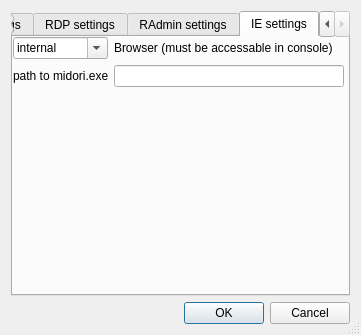
<?xml version="1.0" encoding="UTF-8"?>
<ui version="4.0">
 <class>Settings</class>
 <widget class="QDialog" name="Settings">
  <property name="geometry">
   <rect>
    <x>0</x>
    <y>0</y>
    <width>361</width>
    <height>335</height>
   </rect>
  </property>
  <property name="windowTitle">
   <string>Dialog</string>
  </property>
  <property name="windowIcon">
   <iconset resource="icons.qrc">
    <normaloff>:/icons/settings.png</normaloff>:/icons/settings.png</iconset>
  </property>
  <property name="sizeGripEnabled">
   <bool>true</bool>
  </property>
  <property name="modal">
   <bool>true</bool>
  </property>
  <layout class="QHBoxLayout" name="horizontalLayout">
   <item>
    <layout class="QVBoxLayout" name="verticalLayout">
     <item>
      <widget class="QTabWidget" name="tabWidget">
       <property name="currentIndex">
        <number>3</number>
       </property>
       <widget class="QWidget" name="tab">
        <attribute name="title">
         <string>Program settings</string>
        </attribute>
        <layout class="QVBoxLayout" name="verticalLayout_3">
         <item>
          <layout class="QGridLayout" name="gridLayout_3">
           <item row="0" column="0">
            <widget class="QLineEdit" name="defaultIp"/>
           </item>
           <item row="0" column="1">
            <widget class="QLabel" name="label">
             <property name="text">
              <string>Default IP</string>
             </property>
            </widget>
           </item>
           <item row="1" column="0">
            <widget class="QComboBox" name="comboBox">
             <item>
              <property name="text">
               <string>RDP</string>
              </property>
             </item>
             <item>
              <property name="text">
               <string>RAdmin</string>
              </property>
             </item>
             <item>
              <property name="text">
               <string>IE</string>
              </property>
             </item>
            </widget>
           </item>
           <item row="1" column="1">
            <widget class="QLabel" name="label_2">
             <property name="text">
              <string>Default Double-click action</string>
             </property>
            </widget>
           </item>
           <item row="2" column="0">
            <widget class="QLineEdit" name="defaultRdpLogin"/>
           </item>
           <item row="2" column="1">
            <widget class="QLabel" name="label_3">
             <property name="text">
              <string>Default RDP login</string>
             </property>
            </widget>
           </item>
           <item row="3" column="0">
            <widget class="QLineEdit" name="defaultRdpPassword"/>
           </item>
           <item row="3" column="1">
            <widget class="QLabel" name="label_4">
             <property name="text">
              <string>Default RDP password</string>
             </property>
            </widget>
           </item>
           <item row="4" column="0">
            <widget class="QCheckBox" name="showName">
             <property name="text">
              <string>Show 'NAME' column</string>
             </property>
            </widget>
           </item>
           <item row="4" column="1">
            <widget class="QCheckBox" name="showCount">
             <property name="text">
              <string>Show 'COUNT' column</string>
             </property>
            </widget>
           </item>
           <item row="5" column="0">
            <widget class="QCheckBox" name="notifyAtUp">
             <property name="text">
              <string>Default Notify At Up</string>
             </property>
            </widget>
           </item>
           <item row="5" column="1">
            <widget class="QCheckBox" name="notifyAtDown">
             <property name="text">
              <string>Default Notify At Down</string>
             </property>
            </widget>
           </item>
          </layout>
         </item>
        </layout>
       </widget>
       <widget class="QWidget" name="tab_2">
        <attribute name="title">
         <string>RDP settings</string>
        </attribute>
        <layout class="QVBoxLayout" name="verticalLayout_4">
         <item>
          <layout class="QGridLayout" name="gridLayout_2">
           <item row="0" column="0">
            <widget class="QComboBox" name="width">
             <property name="editable">
              <bool>true</bool>
             </property>
             <item>
              <property name="text">
               <string>640</string>
              </property>
             </item>
             <item>
              <property name="text">
               <string>800</string>
              </property>
             </item>
             <item>
              <property name="text">
               <string>1024</string>
              </property>
             </item>
             <item>
              <property name="text">
               <string>1280</string>
              </property>
             </item>
             <item>
              <property name="text">
               <string>1366</string>
              </property>
             </item>
             <item>
              <property name="text">
               <string>1440</string>
              </property>
             </item>
            </widget>
           </item>
           <item row="0" column="1">
            <widget class="QLabel" name="label_5">
             <property name="text">
              <string>Resolution H</string>
             </property>
            </widget>
           </item>
           <item row="1" column="0">
            <widget class="QComboBox" name="heigth">
             <property name="editable">
              <bool>true</bool>
             </property>
             <item>
              <property name="text">
               <string>480</string>
              </property>
             </item>
             <item>
              <property name="text">
               <string>600</string>
              </property>
             </item>
             <item>
              <property name="text">
               <string>720</string>
              </property>
             </item>
             <item>
              <property name="text">
               <string>768</string>
              </property>
             </item>
             <item>
              <property name="text">
               <string>900</string>
              </property>
             </item>
            </widget>
           </item>
           <item row="1" column="1">
            <widget class="QLabel" name="label_6">
             <property name="text">
              <string>Resolution V</string>
             </property>
            </widget>
           </item>
           <item row="2" column="0">
            <widget class="QComboBox" name="comboBox_4">
             <item>
              <property name="text">
               <string>15</string>
              </property>
             </item>
             <item>
              <property name="text">
               <string>16</string>
              </property>
             </item>
             <item>
              <property name="text">
               <string>24</string>
              </property>
             </item>
             <item>
              <property name="text">
               <string>32</string>
              </property>
             </item>
            </widget>
           </item>
           <item row="2" column="1">
            <widget class="QLabel" name="label_7">
             <property name="text">
              <string>Color depth</string>
             </property>
            </widget>
           </item>
           <item row="3" column="0">
            <widget class="QCheckBox" name="fullscreen">
             <property name="text">
              <string>Fullscreen</string>
             </property>
            </widget>
           </item>
           <item row="3" column="1">
            <widget class="QCheckBox" name="compression">
             <property name="text">
              <string>Compression</string>
             </property>
            </widget>
           </item>
           <item row="4" column="0">
            <widget class="QCheckBox" name="audio">
             <property name="text">
              <string>Audio</string>
             </property>
            </widget>
           </item>
           <item row="4" column="1">
            <widget class="QCheckBox" name="clipboard">
             <property name="text">
              <string>Clipboard</string>
             </property>
            </widget>
           </item>
           <item row="5" column="0">
            <widget class="QCheckBox" name="themes">
             <property name="text">
              <string>Themes</string>
             </property>
            </widget>
           </item>
           <item row="5" column="1">
            <widget class="QCheckBox" name="wallpaper">
             <property name="text">
              <string>Wallpaper</string>
             </property>
            </widget>
           </item>
           <item row="6" column="0">
            <widget class="QLabel" name="label_12">
             <property name="text">
              <string>Path to XRDP</string>
             </property>
            </widget>
           </item>
           <item row="6" column="1">
            <widget class="QLineEdit" name="pathXRDP"/>
           </item>
          </layout>
         </item>
        </layout>
       </widget>
       <widget class="QWidget" name="tab_3">
        <attribute name="title">
         <string>RAdmin settings</string>
        </attribute>
        <layout class="QFormLayout" name="formLayout">
         <item row="0" column="0" colspan="2">
          <layout class="QGridLayout" name="gridLayout" columnstretch="0,1">
           <item row="0" column="0">
            <widget class="QLineEdit" name="lineEdit"/>
           </item>
           <item row="0" column="1">
            <widget class="QLabel" name="label_8">
             <property name="text">
              <string>Port</string>
             </property>
            </widget>
           </item>
           <item row="1" column="0">
            <widget class="QComboBox" name="colorDepthRA">
             <item>
              <property name="text">
               <string>24</string>
              </property>
             </item>
             <item>
              <property name="text">
               <string>16</string>
              </property>
             </item>
             <item>
              <property name="text">
               <string>8</string>
              </property>
             </item>
             <item>
              <property name="text">
               <string>4</string>
              </property>
             </item>
             <item>
              <property name="text">
               <string>2</string>
              </property>
             </item>
             <item>
              <property name="text">
               <string>1</string>
              </property>
             </item>
            </widget>
           </item>
           <item row="1" column="1">
            <widget class="QLabel" name="label_9">
             <property name="text">
              <string>Color Depth</string>
             </property>
            </widget>
           </item>
           <item row="2" column="0">
            <widget class="QSpinBox" name="updates">
             <property name="value">
              <number>10</number>
             </property>
            </widget>
           </item>
           <item row="2" column="1">
            <widget class="QLabel" name="label_10">
             <property name="text">
              <string>Updates per second</string>
             </property>
            </widget>
           </item>
           <item row="3" column="0">
            <widget class="QCheckBox" name="fullscreenRA">
             <property name="text">
              <string/>
             </property>
            </widget>
           </item>
           <item row="3" column="1">
            <widget class="QLabel" name="label_11">
             <property name="text">
              <string>Fullscreen</string>
             </property>
            </widget>
           </item>
           <item row="4" column="0">
            <widget class="QLabel" name="label_13">
             <property name="text">
              <string>Path to radmin.exe</string>
             </property>
            </widget>
           </item>
           <item row="4" column="1">
            <widget class="QLineEdit" name="lineEdit_3"/>
           </item>
          </layout>
         </item>
        </layout>
       </widget>
       <widget class="QWidget" name="tab_4">
        <attribute name="title">
         <string>IE settings</string>
        </attribute>
        <widget class="QWidget" name="formLayoutWidget">
         <property name="geometry">
          <rect>
           <x>0</x>
           <y>0</y>
           <width>331</width>
           <height>201</height>
          </rect>
         </property>
         <layout class="QFormLayout" name="formLayout_2">
          <property name="fieldGrowthPolicy">
           <enum>QFormLayout::ExpandingFieldsGrow</enum>
          </property>
          <property name="rowWrapPolicy">
           <enum>QFormLayout::WrapLongRows</enum>
          </property>
          <property name="horizontalSpacing">
           <number>5</number>
          </property>
          <property name="leftMargin">
           <number>0</number>
          </property>
          <item row="0" column="0">
           <widget class="QComboBox" name="browser">
            <property name="sizePolicy">
             <sizepolicy hsizetype="MinimumExpanding" vsizetype="Fixed">
              <horstretch>0</horstretch>
              <verstretch>0</verstretch>
             </sizepolicy>
            </property>
            <property name="minimumSize">
             <size>
              <width>95</width>
              <height>0</height>
             </size>
            </property>
            <property name="editable">
             <bool>true</bool>
            </property>
            <item>
             <property name="text">
              <string>internal</string>
             </property>
            </item>
            <item>
             <property name="text">
              <string>midori</string>
             </property>
            </item>
            <item>
             <property name="text">
              <string>firefox</string>
             </property>
            </item>
           </widget>
          </item>
          <item row="0" column="1">
           <widget class="QLabel" name="label_14">
            <property name="minimumSize">
             <size>
              <width>220</width>
              <height>0</height>
             </size>
            </property>
            <property name="lineWidth">
             <number>2</number>
            </property>
            <property name="text">
             <string> Browser (must be accessable in console)</string>
            </property>
            <property name="textFormat">
             <enum>Qt::RichText</enum>
            </property>
            <property name="wordWrap">
             <bool>true</bool>
            </property>
            <property name="margin">
             <number>0</number>
            </property>
           </widget>
          </item>
          <item row="1" column="0">
           <widget class="QLabel" name="label_15">
            <property name="text">
             <string>path to midori.exe</string>
            </property>
           </widget>
          </item>
          <item row="1" column="1">
           <widget class="QLineEdit" name="midoriPath">
            <property name="sizePolicy">
             <sizepolicy hsizetype="MinimumExpanding" vsizetype="Fixed">
              <horstretch>0</horstretch>
              <verstretch>0</verstretch>
             </sizepolicy>
            </property>
            <property name="minimumSize">
             <size>
              <width>125</width>
              <height>0</height>
             </size>
            </property>
           </widget>
          </item>
         </layout>
        </widget>
       </widget>
      </widget>
     </item>
     <item>
      <widget class="QDialogButtonBox" name="buttonBox">
       <property name="standardButtons">
        <set>QDialogButtonBox::Cancel|QDialogButtonBox::Ok</set>
       </property>
      </widget>
     </item>
    </layout>
   </item>
  </layout>
 </widget>
 <resources>
  <include location="icons.qrc"/>
 </resources>
 <connections/>
</ui>
